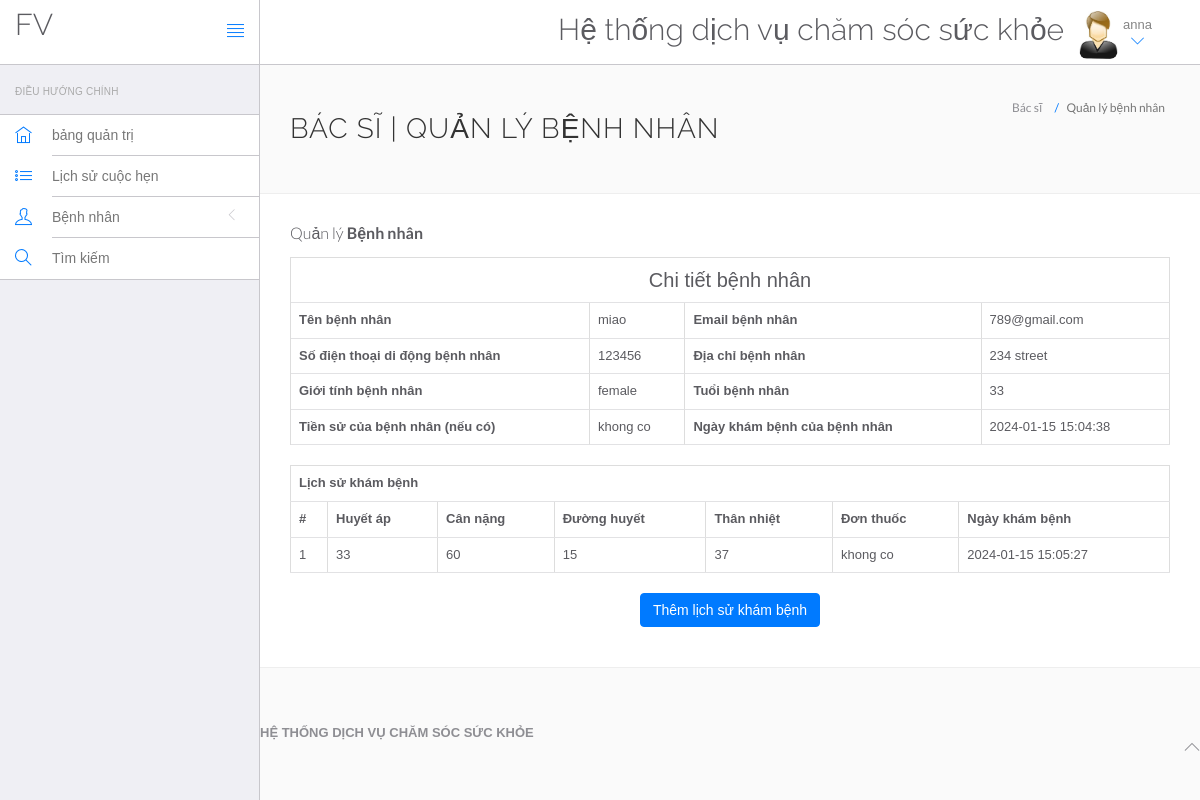
The app's page /HeThongQuanLyBenhVien/health_care/doctor/view-patient.php?viewid=2 (signed in) with its own data.
### tables this page shows
CREATE TABLE `doctors` (
  `id` int(11) NOT NULL,
  `specilization` varchar(255) DEFAULT NULL,
  `doctorName` varchar(255) DEFAULT NULL,
  `address` longtext DEFAULT NULL,
  `docFees` varchar(255) DEFAULT NULL,
  `contactno` bigint(11) DEFAULT NULL,
  `docEmail` varchar(255) DEFAULT NULL,
  `password` varchar(255) DEFAULT NULL,
  `creationDate` timestamp NULL DEFAULT current_timestamp(),
  `updationDate` timestamp NULL DEFAULT NULL ON UPDATE current_timestamp()
);

CREATE TABLE `tblpatient` (
  `ID` int(10) NOT NULL,
  `Docid` int(10) DEFAULT NULL,
  `PatientName` varchar(200) DEFAULT NULL,
  `PatientContno` bigint(10) DEFAULT NULL,
  `PatientEmail` varchar(200) DEFAULT NULL,
  `PatientGender` varchar(50) DEFAULT NULL,
  `PatientAdd` mediumtext DEFAULT NULL,
  `PatientAge` int(10) DEFAULT NULL,
  `PatientMedhis` mediumtext DEFAULT NULL,
  `CreationDate` timestamp NULL DEFAULT current_timestamp(),
  `UpdationDate` timestamp NULL DEFAULT NULL ON UPDATE current_timestamp()
);

CREATE TABLE `tblmedicalhistory` (
  `ID` int(10) NOT NULL,
  `PatientID` int(10) DEFAULT NULL,
  `BloodPressure` varchar(200) DEFAULT NULL,
  `BloodSugar` varchar(200) NOT NULL,
  `Weight` varchar(100) DEFAULT NULL,
  `Temperature` varchar(200) DEFAULT NULL,
  `MedicalPres` mediumtext DEFAULT NULL,
  `CreationDate` timestamp NOT NULL DEFAULT current_timestamp() ON UPDATE current_timestamp()
);

### HeThongQuanLyBenhVien/health_care/doctor/view-patient.php (the view, shortened to what this page needs)
<?php
include('include/connect.php');
if(strlen($_SESSION['id']==0)) {
 header('location:logout.php');
  } else{
?>
<!DOCTYPE html>
<html lang="en">
	<head>
		<link rel="stylesheet" href="vendor/bootstrap/css/bootstrap.min.css">
		<link rel="stylesheet" href="vendor/fontawesome/css/font-awesome.min.css">
		<link rel="stylesheet" href="vendor/themify-icons/themify-icons.min.css">
		<link href="vendor/animate.css/animate.min.css" rel="stylesheet" media="screen">
		<link href="vendor/perfect-scrollbar/perfect-scrollbar.min.css" rel="stylesheet" media="screen">
		<link href="vendor/switchery/switchery.min.css" rel="stylesheet" media="screen">
		<link href="vendor/bootstrap-touchspin/jquery.bootstrap-touchspin.min.css" rel="stylesheet" media="screen">
		<link href="vendor/select2/select2.min.css" rel="stylesheet" media="screen">
		<link href="vendor/bootstrap-datepicker/bootstrap-datepicker3.standalone.min.css" rel="stylesheet" media="screen">
		<link href="vendor/bootstrap-timepicker/bootstrap-timepicker.min.css" rel="stylesheet" media="screen">
		<link rel="stylesheet" href="assets/css/styles.css">
		<link rel="stylesheet" href="assets/css/plugins.css">
		<link rel="stylesheet" href="assets/css/themes/theme-1.css" id="skin_color" />
	</head>
	<body>
		<div id="app">
<?php include('include/sidebar.php');?>
<div class="app-content">
<?php include('include/header.php');?>
<div class="main-content" >
<div class="wrap-content container" id="container">
<section id="page-title">
<div class="row">
<div class="col-sm-8">
<h1 class="mainTitle">Bác sĩ | Quản lý bệnh nhân</h1>
</div>
<ol class="breadcrumb">
<li>
<span>Bác sĩ</span>
</li>
<li class="active">
<span>Quản lý bệnh nhân</span>
</li>
</ol>
</div>
</section>
<div class="container-fluid container-fullw bg-white">
<div class="row">
<div class="col-md-12">
<h5 class="over-title margin-bottom-15">Quản lý <span class="text-bold">Bệnh nhân</span></h5>
<?php
                               $vid=$_GET['viewid'];
                               $ret=mysqli_query($con,"select * from tblpatient where ID='$vid'");
$cnt=1;
while ($row=mysqli_fetch_array($ret)) {
                               ?>
<table border="1" class="table table-bordered">
 <tr align="center">
<td colspan="4" style="font-size:20px;color:blue">
Chi tiết bệnh nhân</td></tr>
    <tr>
    <th scope>Tên bệnh nhân</th>
    <td><?php  echo $row['PatientName'];?></td>
    <th scope>Email bệnh nhân</th>
    <td><?php  echo $row['PatientEmail'];?></td>
  </tr>
  <tr>
    <th scope>Số điện thoại di động bệnh nhân</th>
    <td><?php  echo $row['PatientContno'];?></td>
    <th>Địa chỉ bệnh nhân</th>
    <td><?php  echo $row['PatientAdd'];?></td>
  </tr>
    <tr>
    <th>Giới tính bệnh nhân</th>
    <td><?php  echo $row['PatientGender'];?></td>
    <th>Tuổi bệnh nhân</th>
    <td><?php  echo $row['PatientAge'];?></td>
  </tr>
  <tr>
    <th>Tiền sử của bệnh nhân (nếu có)</th>
    <td><?php  echo $row['PatientMedhis'];?></td>
     <th>Ngày khám bệnh của bệnh nhân</th>
    <td><?php  echo $row['CreationDate'];?></td>
  </tr>
<?php }?>
</table>
<?php
$ret=mysqli_query($con,"select * from tblmedicalhistory  where PatientID='$vid'");
 ?>
<table id="datatable" class="table table-bordered dt-responsive nowrap" style="border-collapse: collapse; border-spacing: 0; width: 100%;">
  <tr align="center">
   <th colspan="8" >Lịch sử khám bệnh</th>
  </tr>
  <tr>
    <th>#</th>
<th>Huyết áp</th>
<th>Cân nặng</th>
<th>Đường huyết</th>
<th>Thân nhiệt</th>
<th>Đơn thuốc</th>
<th>Ngày khám bệnh</th>
</tr>
<?php
while ($row=mysqli_fetch_array($ret)) {
  ?>
<tr>
  <td><?php echo $cnt;?></td>
 <td><?php  echo $row['BloodPressure'];?></td>
 <td><?php  echo $row['Weight'];?></td>
 <td><?php  echo $row['BloodSugar'];?></td>
  <td><?php  echo $row['Temperature'];?></td>
  <td><?php  echo $row['MedicalPres'];?></td>
  <td><?php  echo $row['CreationDate'];?></td>
</tr>
<?php $cnt=$cnt+1;} ?>
</table>
<p align="center">
 <button class="btn btn-primary waves-effect waves-light w-lg" data-toggle="modal" data-target="#myModal">Thêm lịch sử khám bệnh</button></p>
</div>
</div>
</div>
</div>
	<?php include('include/footer.php');?>
		</div>
	</body>
</html>
<?php }  ?>

### HeThongQuanLyBenhVien/health_care/doctor/include/header.php (shortened to what this page needs)
<header class="navbar navbar-default navbar-static-top">
					<div class="navbar-header">
						<a class="navbar-brand" href="#">
							<h2 style="padding-top:20% ">FV</h2>
						</a>
						<a href="#" class="sidebar-toggler pull-right visible-md visible-lg" data-toggle-class="app-sidebar-closed" data-toggle-target="#app">
							<i class="ti-align-justify"></i>
						</a>
					</div>
					<div class="navbar-collapse collapse">
						<ul class="nav navbar-right">
								<li  style="padding-top:2% ">
								<h2>Hệ thống dịch vụ chăm sóc sức khỏe</h2>
							</li>
							<li class="dropdown current-user">
								<a href class="dropdown-toggle" data-toggle="dropdown">
									<img src="assets/images/images.jpg" > <span class="username">
									<?php $query=mysqli_query($con,"select doctorName from doctors where id='".$_SESSION['id']."'");
while($row=mysqli_fetch_array($query))
{
	echo $row['doctorName'];
}
									?> <i class="ti-angle-down"></i></i></span>
								</a>
							</li>
						</ul>
					</div>
				</header>

### HeThongQuanLyBenhVien/health_care/doctor/assets/css/themes/theme-1.css (style rules this page uses)
body { background: #FAFAFA; }
header .navbar-header { background: #ffffff !important; border-right-color: #c8c7cc !important; border-bottom-color: #c8c7cc !important; }
header .navbar-header .sidebar-toggler, header .navbar-header .sidebar-mobile-toggler { color: #007aff !important; }
header .navbar-header .navbar-brand { color: #777 !important; }
header .navbar-collapse { background: #ffffff !important; border-bottom-color: #c8c7cc !important; box-shadow: none !important; }
header .navbar-collapse .navbar-right > li > a { color: #777; }
header .navbar-collapse .navbar-right > li > a i { color: #007aff !important; }

### records on screen
doctors: doctorName "anna"
tblpatient: PatientName "miao", PatientEmail "789@gmail.com", PatientContno "123456", PatientAdd "234 street", PatientGender "female", PatientAge "33", PatientMedhis "khong co", CreationDate "2024-01-15 15:04:38"
tblmedicalhistory: BloodPressure "33", Weight "60", BloodSugar "15", Temperature "37", MedicalPres "khong co", CreationDate "2024-01-15 15:05:27"
